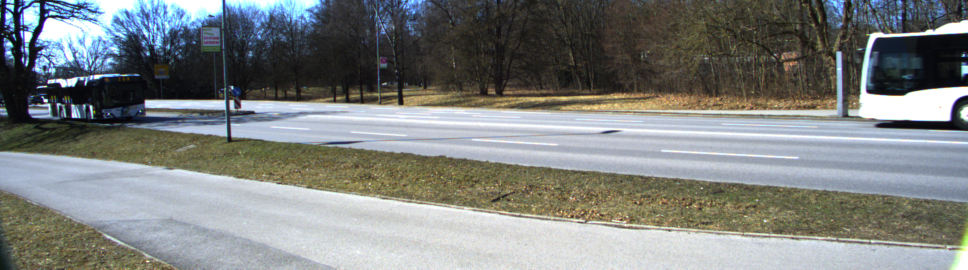
#> input picture 51RGB.png, 1936 x 540 px (shown at 1/2 size)
$ python ovelayliu.py   (older library calls are emulated)
#> lines starting #> are read from the running program, lines starting #| are printed output that depends on the picture
import numpy as np
from PIL import Image, ImageChops

img = np.array(Image.open("51RGB.png"))
#> img is the input picture: shape (540, 1936, 3); mean R, G, B 125.3, 128.9, 127.6
img_overlay_rgba = np.array(Image.open("51Int.png"))
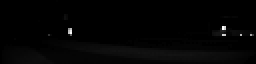
#> input picture 51Int.png, 128 x 32 px (shown 2 times larger)
#> img_overlay_rgba is the input picture: shape (32, 128) uint16; min 0, max 51024, mean 754.1

#newIm.show()
#img_overlay_resize.show()
alpha_mask = img_overlay_rgba[:, 1]
#> alpha_mask = 32 values, max 864 at index 27, min 16 at index 13, mean 207.5
print('-------------------')
print(alpha_mask)
#| [ 48  64  64  64  80  48  32  32  32  64  48  32  48  16  32  64  64  32
#|   32  48  32  48  32  48  32 736 784 864 800 768 800 752]
#/0Int.png'))

np.set_printoptions(threshold=np.inf)
print(img)
#> (printed output is left out)
print(img_overlay_rgba )
print('--------------------')

# print()

img_overlay_resize = Image.fromarray(img_overlay_rgba // 255).convert('RGB').resize((1936, 540), Image.ANTIALIAS)
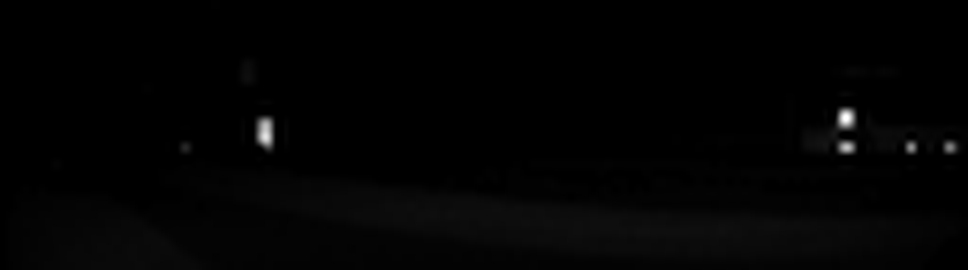
#> img_overlay_resize: PIL image 1936x540 RGB (shown at 1/2 size); min 0, max 255, mean 2.7

img_overlay_offset = ImageChops.offset(img_overlay_resize, -50, -60)

img_overlay_offset.save('img_overlay_resize_offset.jpg')

img = Image.open('0RGB.png').convert('RGB')
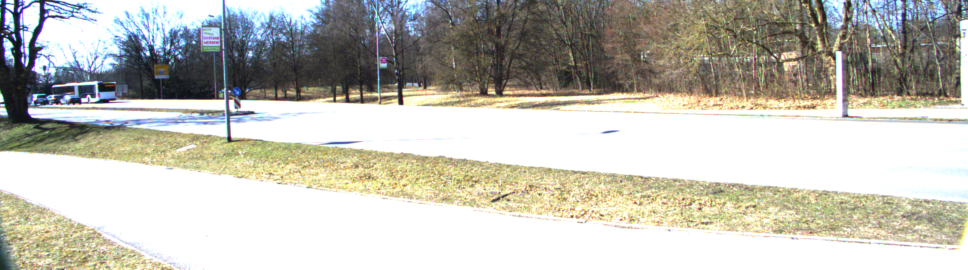
#> input picture 0RGB.png, 1936 x 540 px (shown at 1/2 size)
#> img is the input picture: PIL image 1936x540 RGB; mean R, G, B 191.3, 189.9, 180.2
print(img.size)
#
img_overlay_rgba = Image.open('0Int.png').convert('RGB')
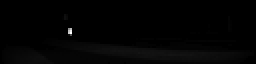
#> input picture 0Int.png, 128 x 32 px (shown 2 times larger)
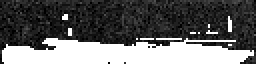
#> img_overlay_rgba: PIL image 128x32 RGB (shown 2 times larger); min 0, max 255, mean 101
img_overlay_rgba.show()
img_overlay_resize = img_overlay_rgba.resize((1936, 540), Image.ANTIALIAS)
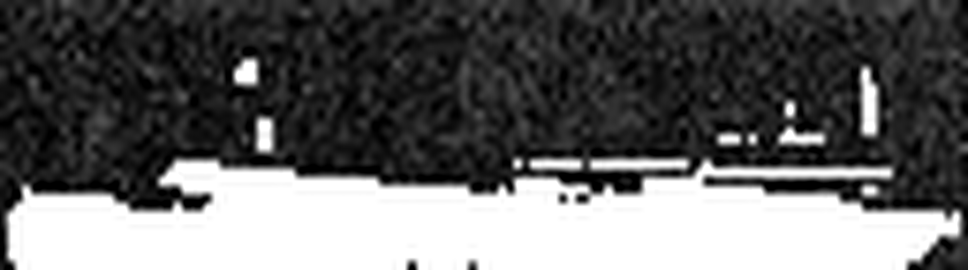
#> img_overlay_resize: PIL image 1936x540 RGB (shown at 1/2 size); min 0, max 255, mean 100.3
#
print(img_overlay_resize.size)
#
newIm = Image.blend(img, img_overlay_offset, 0.8)
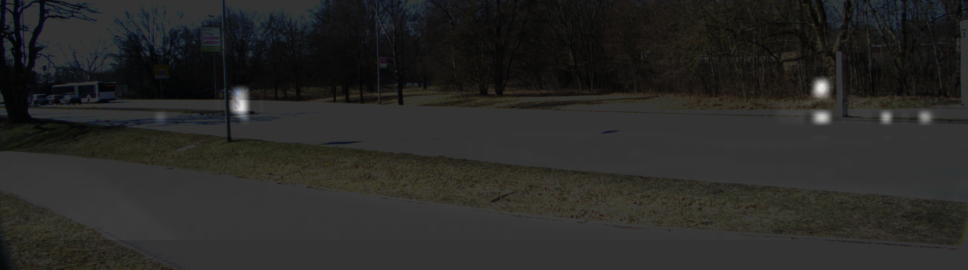
#> newIm: PIL image 1936x540 RGB (shown at 1/2 size); mean R, G, B 40.1, 39.9, 37.9
